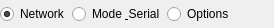
             <widget class="QWidget" name="wiz1x0_header">
               <property name="maximumSize"><size><width>16777215</width><height>28</height></size></property>
               <layout class="QHBoxLayout" name="hbox_wiz1x0_header">
                <property name="leftMargin"><number>0</number></property>
                <property name="topMargin"><number>0</number></property>
                <property name="rightMargin"><number>0</number></property>
                <property name="bottomMargin"><number>0</number></property>
                <property name="spacing"><number>4</number></property>
                <item>
                 <widget class="QWidget" name="wiz1x0_tabnav">
                  <property name="visible"><bool>false</bool></property>
                  <layout class="QHBoxLayout" name="hbox_wiz1x0_tabnav">
                   <property name="leftMargin"><number>0</number></property>
                   <property name="topMargin"><number>0</number></property>
                   <property name="rightMargin"><number>0</number></property>
                   <property name="bottomMargin"><number>0</number></property>
                   <property name="spacing"><number>2</number></property>
                   <item><widget class="QRadioButton" name="wiz1x0_nav_net"><property name="text"><string>Network</string></property><property name="checked"><bool>true</bool></property></widget></item>
                   <item><widget class="QRadioButton" name="wiz1x0_nav_mid"><property name="text"><string>Mode &amp; Serial</string></property></widget></item>
                   <item><widget class="QRadioButton" name="wiz1x0_nav_opt"><property name="text"><string>Options</string></property></widget></item>
                  </layout>
                 </widget>
                </item>
                <item><spacer><property name="orientation"><enum>Qt::Horizontal</enum></property><property name="sizeHint" stdset="0"><size><width>40</width><height>20</height></size></property></spacer></item>
              </layout>
             </widget>
